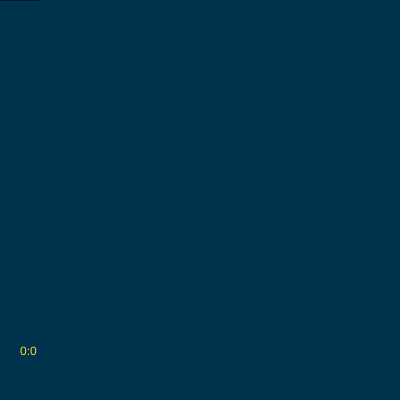
Frame 1 (no input)
Frame 60 (no input): identical to frame 1, image omitted
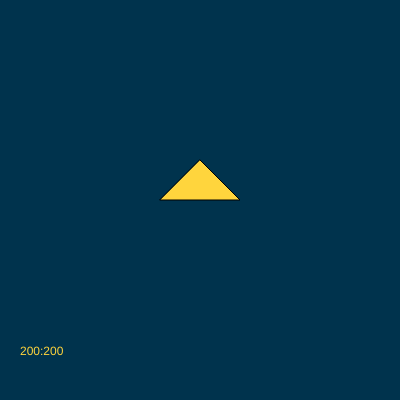
Frame 120 (the mouse pressed at the canvas centre since frame 60)

The p5.js sketch that drew these frames (run headless with seeded random() and noise() and a simulated clock; from frame 60 on, the mouse is pressed at the canvas centre):

// p5.js sketch
// ── sketch.js
function setup() {
  // put setup code here

  createCanvas(400, 400);
  colorMode (HSB, 360, 100, 100);
}

function draw() {
  // put drawing code here

  background (200, 100, 30);
  
  fill (47, 76, 100);

  push ();
  translate (mouseX, mouseY);
  triangle (-40, 0, 40, 0, 0, -40);
  pop ();
  
  drawCoords ();
}

function drawCoords () {
    text (mouseX + ":" + mouseY, 20, height-45);
}
